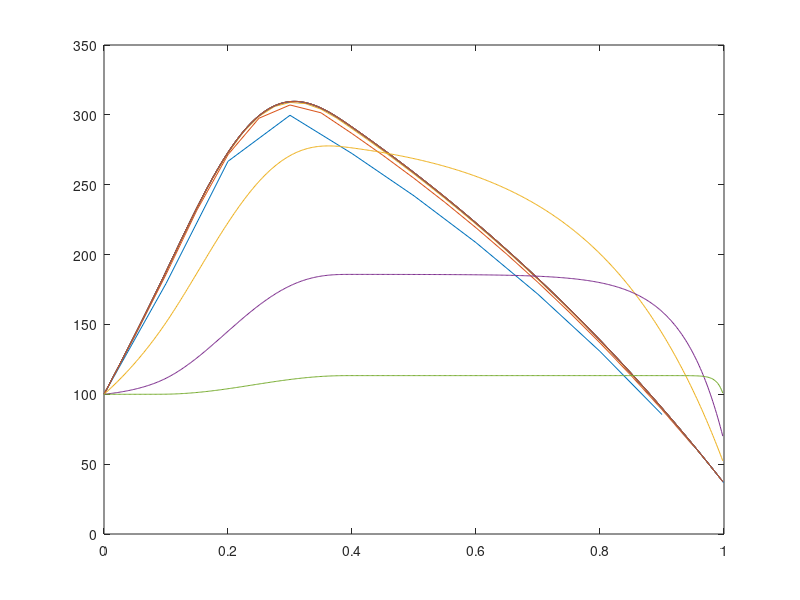

Write MATLAB code to recreate this figure.
%%% Part 1 of CE2. David Ahnlund and Emil Gestsson
clear, clc;
%Coefficients
a = 0.1; b = 0.4; Q0 = 7000; alpha0 = 50; Tout = 25; T0 = 100;

%% A

v = 1;
N_list = [10 20 40 80 160 320 640 1280];
saved_T = zeros(length(N_list),1);

for i = 1:length(N_list)

N = N_list(i);
h = 1/N;

z = 0:h:1;


D1 = (-1/h^2 - v/(2*h)) * ones(N-2,1);
D2 = (2/h^2) * ones(N-1,1);
D3 = (v/(2*h)-1/h^2) * ones(N-2,1);
A = diag(D1, -1) + diag(D2, 0) + diag(D3, 1);

Q_func = @(z) Q0 * sin((z-a)*pi / (b-a)) .* (a<=z).*(z<=b);
f = Q_func(z(2:end-1))';

% For the boundary T(0)
%--------------------------------|
f(1) = f(1) - (-1/h^2 - v/(2*h))*T0;
%--------------------------------|

% For the boundary T(1):
%--------------------------------|
alpha = @(v) sqrt(v^2/4 + alpha0^2) - v/2;

theta = (v/(2*h) - 1/h^2) / (3/(2*h)+alpha(v));

A(end,end-1) = (-1/h^2 - v/(2*h)-theta/(2*h));
A(end,end) = (2/h^2 + 4/(2*h)*theta);
f(end) = f(end) - theta * alpha(v)*Tout;
%--------------------------------|

T = A\f;
T = [T0; T];

saved_T(i) = T(z==0.9);
plot(z(1:end-1),T)
hold on

if ismember(N, [80 160 320])
    fprintf("T at z = 0.5 for N = %.0f: %.3f\n", N,T(z==0.5))
end
end

% Check convergence rate (should be 2)
d = diff(saved_T);
errors = sqrt(sum(d.^2, 2));
diff(log2(flip(errors)))

%% Part B


v_list = [1 5 15 100];


for i = 1:length(v_list)

N = 500;
h = 1/N;

z = 0:h:1;

v = v_list(i);

D1 = (-1/h^2 - v/(2*h)) * ones(N-2,1);
D2 = (2/h^2) * ones(N-1,1);
D3 = (v/(2*h)-1/h^2) * ones(N-2,1);
A = diag(D1, -1) + diag(D2, 0) + diag(D3, 1);

Q_func = @(z) Q0 * sin((z-a)*pi / (b-a)) .* (a<=z).*(z<=b);
f = Q_func(z(2:end-1))';

% For the boundary T(0)
%--------------------------------|
f(1) = f(1) - (-1/h^2 - v/(2*h))*T0;
%--------------------------------|

% For the boundary T(1):
%--------------------------------|
alpha = @(v) sqrt(v^2/4 + alpha0^2) - v/2;

theta = (v/(2*h) - 1/h^2) / (3/(2*h)+alpha(v));

A(end,end-1) = (-1/h^2 - v/(2*h)-theta/(2*h));
A(end,end) = (2/h^2 + 4/(2*h)*theta);
f(end) = f(end) - theta * alpha(v)*Tout;
%--------------------------------|

T = A\f;
T = [T0; T];

plot(z(1:end-1),T)
hold on


end
